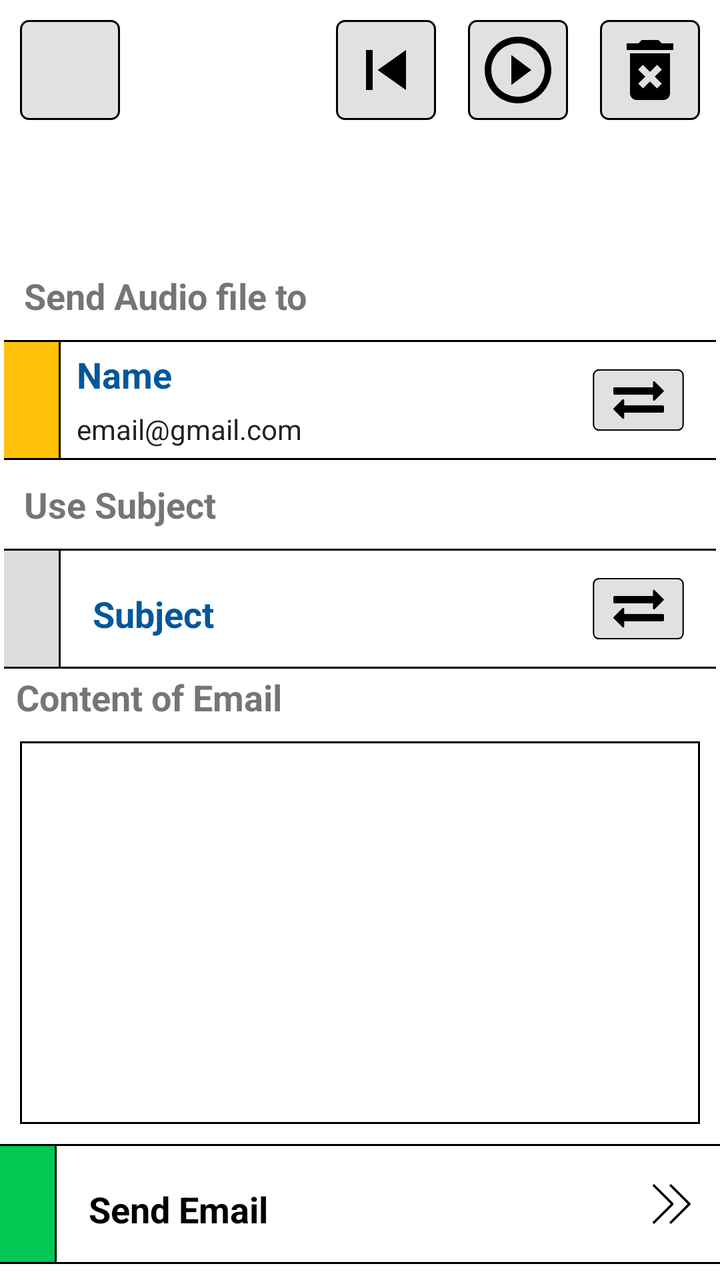
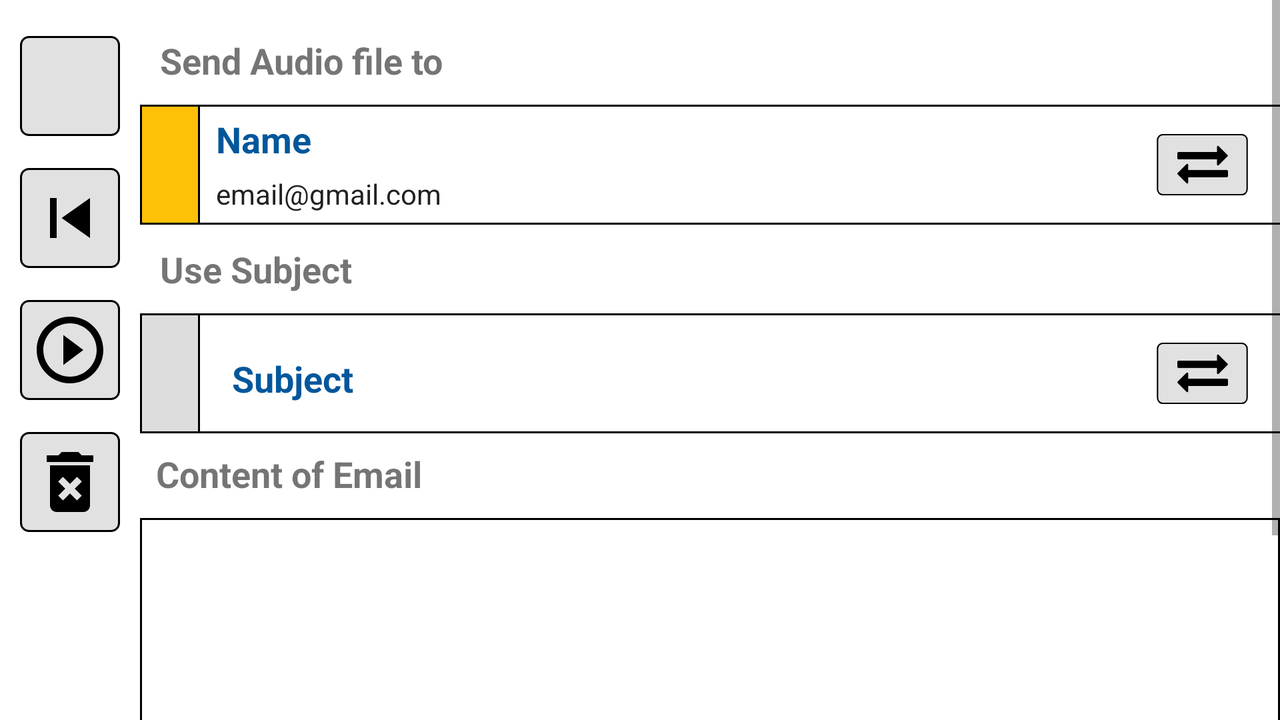

The same Android screen from two of the app's own layout files: first res/layout/ as a phone draws it, then the repository's variant for another configuration, drawn on a device whose configuration selects that folder. Both files follow.
<!-- AndroidManifest.xml: application theme AppTheme -->
<!-- res/layout/activity_send_email.xml -->
<?xml version="1.0" encoding="utf-8"?>

<LinearLayout xmlns:android="http://schemas.android.com/apk/res/android"
    xmlns:app="http://schemas.android.com/apk/res-auto"
    xmlns:tools="http://schemas.android.com/tools"
    android:layout_width="match_parent"
    android:layout_height="match_parent"
    android:orientation="vertical"
    tools:context="com.example.noman.myvoicerecorder.SendEmail">

    <RelativeLayout

        android:layout_width="match_parent"
        android:layout_height="0dp"
        android:layout_weight="1"
        android:layout_margin="2dp">

        <ImageButton
            android:id="@+id/btn_settings"
            android:layout_width="50dp"
            android:layout_height="50dp"
            android:layout_margin="8dp"
            android:src="@drawable/ic_menu_black_24dp"
            android:background="@drawable/bgbutton"/>
        <ImageButton
            android:id="@+id/btn_replay"
            android:layout_width="50dp"
            android:layout_height="50dp"
            android:layout_margin="8dp"
            android:layout_toLeftOf="@+id/btn_play"
            android:src="@drawable/ic_skip_previous_black_24dp"
            android:background="@drawable/bgbutton"/>
        <ImageButton
            android:id="@+id/btn_play"
            android:layout_width="50dp"
            android:layout_height="50dp"
            android:layout_margin="8dp"
            android:layout_toLeftOf="@+id/btn_delete"
            android:src="@drawable/ic_play_circle_outline_black_24dp"
            android:background="@drawable/bgbutton"/>
        <ImageButton
            android:id="@+id/btn_delete"
            android:layout_width="50dp"
            android:layout_height="50dp"
            android:layout_margin="8dp"
            android:layout_alignParentRight="true"
            android:src="@drawable/ic_delete_forever_black_24dp"
            android:background="@drawable/bgbutton" />
        <TextView
            android:id="@+id/txt_sendAudiofile"
            android:layout_width="wrap_content"
            android:layout_height="wrap_content"
            android:text="@string/send_audio_file_to"
            android:textSize="18dp"
            android:textStyle="bold"
            android:layout_margin="10dp"
            android:layout_above="@+id/rel_nameEmail"/>




        <RelativeLayout
            android:id="@+id/rel_nameEmail"
            android:layout_width="match_parent"
            android:background="@drawable/bglist"
            android:layout_above="@+id/txt_useSubject"
            android:layout_marginRight="-2dp"
            android:layout_marginLeft="-2dp"
            android:layout_height="60dp">

            <TextView
                android:id="@+id/txt_color"
                android:layout_width="30dp"
                android:layout_height="60dp"
                android:background="@drawable/bgtext"

                android:layout_alignParentLeft="true"
                android:layout_alignParentStart="true"
                android:visibility="visible" />

            <LinearLayout
                android:layout_width="match_parent"
                android:layout_height="55dp"
                android:orientation="vertical"
                android:layout_alignBottom="@+id/txt_color"
                android:layout_toEndOf="@+id/txt_color"
                android:layout_toRightOf="@+id/txt_color"
                android:weightSum="2"
                android:layout_centerVertical="true">
                <LinearLayout
                    android:layout_width="wrap_content"
                    android:layout_height="wrap_content"
                    android:layout_weight="1">

                    <TextView
                        android:id="@+id/txt_name"
                        android:layout_width="wrap_content"
                        android:layout_height="wrap_content"
                        android:textStyle="bold"
                        android:layout_marginLeft="8dp"
                        android:textSize="18sp"
                        android:text="@string/name"
                        android:textColor="#01579B" />
                </LinearLayout>


                <LinearLayout
                    android:layout_width="wrap_content"
                    android:layout_height="wrap_content"
                    android:layout_weight="1">

                    <TextView
                        android:id="@+id/txt_email"
                        android:layout_width="wrap_content"
                        android:layout_height="wrap_content"
                        android:text="email@gmail.com"
                        android:layout_marginLeft="8dp"
                        android:textColor="#212121" />
                </LinearLayout>

            </LinearLayout>
            <ImageButton
                android:id="@+id/btn_openRecipient"
                android:layout_width="65dp"
                android:layout_height="50dp"
                android:layout_centerVertical="true"
                android:layout_margin="8dp"
                android:scaleType="centerInside"
                android:scaleY=".7"
                android:scaleX=".7"
                android:padding="4dp"
                android:layout_alignParentRight="true"
                android:background="@drawable/bgbutton"
                android:src="@drawable/exchange_arrows"/>
        </RelativeLayout>

        <TextView
            android:id="@+id/txt_useSubject"
            android:layout_width="wrap_content"
            android:layout_height="wrap_content"
            android:text="@string/use_subject"
            android:textSize="18dp"
            android:textStyle="bold"
            android:layout_margin="10dp"
            android:layout_above="@+id/rel_subject"/>

        <RelativeLayout
            android:id="@+id/rel_subject"
            android:layout_width="match_parent"
            android:layout_alignParentBottom="true"
            android:background="@drawable/bglist"
            android:layout_marginRight="-2dp"
            android:layout_marginLeft="-2dp"
            android:layout_height="60dp">


            <TextView
                android:id="@+id/txt_colorsub"
                android:layout_width="30dp"
                android:layout_height="60dp"
                android:background="@drawable/bgtextgray"
                android:layout_alignParentLeft="true"
                android:layout_alignParentStart="true"
                android:visibility="visible" />

            <LinearLayout
                android:layout_width="match_parent"
                android:layout_height="55dp"
                android:gravity="center_vertical"
                android:paddingLeft="8dp"
                android:layout_alignBottom="@+id/txt_colorsub"
                android:layout_toEndOf="@+id/txt_colorsub"
                android:layout_toRightOf="@+id/txt_colorsub"
                android:layout_centerVertical="true">


                <TextView
                    android:id="@+id/txt_subjectTitle"
                    android:layout_width="wrap_content"
                    android:layout_height="wrap_content"
                    android:textStyle="bold"
                    android:layout_marginLeft="8dp"
                    android:textSize="18sp"
                    android:text="@string/subject"
                    android:textColor="#01579B" />


            </LinearLayout>
            <ImageButton
                android:id="@+id/btn_openAddSub"
                android:layout_width="65dp"
                android:layout_height="50dp"
                android:layout_centerVertical="true"
                android:layout_margin="8dp"
                android:scaleY=".7"
                android:scaleX=".7"
                android:padding="4dp"
                android:scaleType="centerInside"
                android:layout_alignParentRight="true"
                android:background="@drawable/bgbutton"
                android:src="@drawable/exchange_arrows"/>
        </RelativeLayout>



    </RelativeLayout>

    <TextView
        android:id="@+id/txt_contentofEmail"
        android:layout_width="wrap_content"
        android:layout_height="wrap_content"
        android:text="@string/content_of_email"
        android:layout_marginLeft="8dp"
        android:textSize="18dp"
        android:textStyle="bold" />

    <EditText
        android:id="@+id/et_emailContent"
        android:layout_width="match_parent"
        android:layout_height="wrap_content"
        android:background="@drawable/bglist"
        android:layout_margin="10dp"
        android:padding="10dp"
        android:gravity="top"

        android:minLines="8"
        android:maxLines="10"
        android:scrollbars="vertical"
        android:inputType="textMultiLine"/>

    <RelativeLayout
        android:id="@+id/rel_edittext"
        android:layout_width="match_parent"
        android:layout_alignParentBottom="true"
        android:background="@drawable/bglist"
        android:layout_marginBottom="8dp"
        android:layout_marginRight="-2dp"
        android:layout_marginLeft="-2dp"
        android:layout_height="60dp">


        <TextView
            android:id="@+id/txt_colorEt"
            android:layout_width="30dp"
            android:layout_height="60dp"
            android:background="@drawable/bgtextgreen"

            android:layout_alignParentLeft="true"
            android:layout_alignParentStart="true"
            android:visibility="visible" />

        <LinearLayout
            android:layout_width="match_parent"
            android:layout_height="55dp"
            android:gravity="center_vertical"
            android:paddingLeft="8dp"
            android:onClick="sendEmail"
            android:id="@+id/btn_send_email"

            android:layout_alignBottom="@+id/txt_colorEt"
            android:layout_toEndOf="@+id/txt_colorEt"
            android:layout_toRightOf="@+id/txt_colorEt"
            android:layout_centerVertical="true">


            <TextView
                android:id="@+id/txt_sendEmail"
                android:layout_width="wrap_content"
                android:layout_height="wrap_content"
                android:textStyle="bold"
                android:layout_marginLeft="8dp"
                android:textSize="18sp"
                android:text="@string/send_email"
                android:textColor="#000000" />


        </LinearLayout>
        <ImageView
            android:layout_width="20dp"
            android:layout_height="20dp"
            android:src="@drawable/fast_forward"
            android:layout_alignParentRight="true"
            android:layout_centerVertical="true"
            android:layout_marginRight="16dp"
            android:onClick="sendEmail"
            />
    </RelativeLayout>

    <ProgressBar
        android:layout_width="wrap_content"
        android:layout_height="100dp"
        android:visibility="gone"
        android:id="@+id/progressbar"
        />
</LinearLayout>
<!-- resources referenced by this layout -->
<resources>
  <!-- drawable bgbutton (drawable) -->
  <?xml version="1.0" encoding="utf-8"?>
  
  <shape android:shape="rectangle" xmlns:android="http://schemas.android.com/apk/res/android">
      <stroke android:color="#000000" android:width="1dp">
      </stroke>
      <solid android:color="#e1e1e1"/>
      <corners android:radius="4dp"/>
  
  
  
  </shape>
  <!-- drawable bglist (drawable) -->
  <?xml version="1.0" encoding="utf-8"?>
  
  <shape android:shape="rectangle" xmlns:android="http://schemas.android.com/apk/res/android">
      <stroke android:color="#000000"
          android:width="1dp" />
      <solid android:color="#ffffff"/>
  
  </shape>
  <!-- drawable bgtext (drawable) -->
  <?xml version="1.0" encoding="utf-8"?>
  
  <shape android:shape="rectangle" xmlns:android="http://schemas.android.com/apk/res/android">
      <stroke android:color="#000000" android:width="1dp">
      </stroke>
      <solid android:color="#FFC107"/>
  
  
  
  
  </shape>
  <!-- drawable bgtextgray (drawable) -->
  <?xml version="1.0" encoding="utf-8"?>
  
  <shape android:shape="rectangle" xmlns:android="http://schemas.android.com/apk/res/android">
      <stroke android:color="#000000" android:width="1dp">
      </stroke>
      <solid android:color="#DDDDDD"/>
  
  
  
  
  </shape>
  <!-- drawable bgtextgreen (drawable) -->
  <?xml version="1.0" encoding="utf-8"?>
  
  <shape android:shape="rectangle" xmlns:android="http://schemas.android.com/apk/res/android">
      <stroke android:color="#000000" android:width="1dp">
      </stroke>
      <solid android:color="#00C853"/>
  
  
  
  
  </shape>
  <!-- drawable exchange_arrows: png bitmap (drawable, 1138 bytes) -->
  <!-- drawable fast_forward: png bitmap (drawable, 1582 bytes) -->
  <!-- drawable ic_delete_forever_black_24dp (drawable) -->
  <vector xmlns:android="http://schemas.android.com/apk/res/android"
          android:width="40dp"
          android:height="40dp"
          android:viewportWidth="24.0"
          android:viewportHeight="24.0">
      <path
          android:fillColor="#FF000000"
          android:pathData="M6,19c0,1.1 0.9,2 2,2h8c1.1,0 2,-0.9 2,-2L18,7L6,7v12zM8.46,11.88l1.41,-1.41L12,12.59l2.12,-2.12 1.41,1.41L13.41,14l2.12,2.12 -1.41,1.41L12,15.41l-2.12,2.12 -1.41,-1.41L10.59,14l-2.13,-2.12zM15.5,4l-1,-1h-5l-1,1L5,4v2h14L19,4z"/>
  </vector>
  <!-- drawable ic_play_circle_outline_black_24dp (drawable) -->
  <vector xmlns:android="http://schemas.android.com/apk/res/android"
          android:width="40dp"
          android:height="40dp"
          android:viewportWidth="24.0"
          android:viewportHeight="24.0">
      <path
          android:fillColor="#FF000000"
          android:pathData="M10,16.5l6,-4.5 -6,-4.5v9zM12,2C6.48,2 2,6.48 2,12s4.48,10 10,10 10,-4.48 10,-10S17.52,2 12,2zM12,20c-4.41,0 -8,-3.59 -8,-8s3.59,-8 8,-8 8,3.59 8,8 -3.59,8 -8,8z"/>
  </vector>
  <!-- drawable ic_skip_previous_black_24dp (drawable) -->
  <vector xmlns:android="http://schemas.android.com/apk/res/android"
          android:width="40dp"
          android:height="40dp"
          android:viewportWidth="24.0"
          android:viewportHeight="24.0">
      <path
          android:fillColor="#FF000000"
          android:pathData="M6,6h2v12L6,18zM9.5,12l8.5,6L18,6z"/>
  </vector>
  <string name="content_of_email">Content of Email</string>
  <string name="name">Name</string>
  <string name="send_audio_file_to">Send Audio file to</string>
  <string name="send_email">Send Email</string>
  <string name="subject">Subject</string>
  <string name="use_subject">Use Subject</string>
</resources>
<!-- res/layout-land/activity_send_email.xml (the repository's variant of the layout above) -->
<!-- drawn on the phone turned sideways -->
<?xml version="1.0" encoding="utf-8"?>

<RelativeLayout xmlns:android="http://schemas.android.com/apk/res/android"
    xmlns:app="http://schemas.android.com/apk/res-auto"
    xmlns:tools="http://schemas.android.com/tools"
    android:layout_width="match_parent"
    android:layout_height="match_parent"
    tools:context="com.example.noman.myvoicerecorder.SendEmail">

    <LinearLayout
        android:orientation="vertical"
        android:layout_width="wrap_content"
        android:layout_height="wrap_content"
        android:id="@+id/menu_buttons"
        android:paddingTop="8dp"
        android:layout_margin="2dp">

        <ImageButton
            android:id="@+id/btn_settings"
            android:layout_width="50dp"
            android:layout_height="50dp"
            android:layout_margin="8dp"
            android:src="@drawable/ic_menu_black_24dp"
            android:background="@drawable/bgbutton"/>
        <ImageButton
            android:id="@+id/btn_replay"
            android:layout_width="50dp"
            android:layout_height="50dp"
            android:layout_margin="8dp"
            android:layout_toLeftOf="@+id/btn_play"
            android:src="@drawable/ic_skip_previous_black_24dp"
            android:background="@drawable/bgbutton"/>
        <ImageButton
            android:id="@+id/btn_play"
            android:layout_width="50dp"
            android:layout_height="50dp"
            android:layout_margin="8dp"
            android:layout_toLeftOf="@+id/btn_delete"
            android:src="@drawable/ic_play_circle_outline_black_24dp"
            android:background="@drawable/bgbutton"/>
        <ImageButton
            android:id="@+id/btn_delete"
            android:layout_width="50dp"
            android:layout_height="50dp"
            android:layout_margin="8dp"
            android:layout_alignParentRight="true"
            android:src="@drawable/ic_delete_forever_black_24dp"
            android:background="@drawable/bgbutton" />



    </LinearLayout>

    <ScrollView
    android:layout_width="match_parent"
    android:layout_height="wrap_content"
    android:layout_toRightOf="@+id/menu_buttons"
    >
    <LinearLayout
        android:layout_width="match_parent"
        android:layout_height="match_parent"
        android:layout_marginTop="8dp"
        android:orientation="vertical"
        >
        <TextView
            android:id="@+id/txt_sendAudiofile"
            android:layout_width="wrap_content"
            android:layout_height="wrap_content"
            android:text="@string/send_audio_file_to"
            android:textSize="18dp"
            android:textStyle="bold"
            android:layout_margin="10dp"
            android:layout_above="@+id/rel_nameEmail"/>




        <RelativeLayout
            android:id="@+id/rel_nameEmail"
            android:layout_width="match_parent"
            android:background="@drawable/bglist"
            android:layout_above="@+id/txt_useSubject"
            android:layout_marginRight="-2dp"
            android:layout_height="60dp">

            <TextView
                android:id="@+id/txt_color"
                android:layout_width="30dp"
                android:layout_height="60dp"
                android:background="@drawable/bgtext"

                android:layout_alignParentLeft="true"
                android:layout_alignParentStart="true"
                android:visibility="visible" />

            <LinearLayout
                android:layout_width="match_parent"
                android:layout_height="55dp"
                android:orientation="vertical"
                android:layout_alignBottom="@+id/txt_color"
                android:layout_toEndOf="@+id/txt_color"
                android:layout_toRightOf="@+id/txt_color"
                android:weightSum="2"
                android:layout_centerVertical="true">
                <LinearLayout
                    android:layout_width="wrap_content"
                    android:layout_height="wrap_content"
                    android:layout_weight="1">

                    <TextView
                        android:id="@+id/txt_name"
                        android:layout_width="wrap_content"
                        android:layout_height="wrap_content"
                        android:textStyle="bold"
                        android:layout_marginLeft="8dp"
                        android:textSize="18sp"
                        android:text="@string/name"
                        android:textColor="#01579B" />
                </LinearLayout>


                <LinearLayout
                    android:layout_width="wrap_content"
                    android:layout_height="wrap_content"
                    android:layout_weight="1">

                    <TextView
                        android:id="@+id/txt_email"
                        android:layout_width="wrap_content"
                        android:layout_height="wrap_content"
                        android:text="email@gmail.com"
                        android:layout_marginLeft="8dp"
                        android:textColor="#212121" />
                </LinearLayout>

            </LinearLayout>
            <ImageButton
                android:id="@+id/btn_openRecipient"
                android:layout_width="65dp"
                android:layout_height="50dp"
                android:layout_centerVertical="true"
                android:layout_margin="8dp"
                android:scaleType="centerInside"
                android:scaleY=".7"
                android:scaleX=".7"
                android:padding="4dp"
                android:layout_alignParentRight="true"
                android:background="@drawable/bgbutton"
                android:src="@drawable/exchange_arrows"/>
        </RelativeLayout>

        <TextView
            android:id="@+id/txt_useSubject"
            android:layout_width="wrap_content"
            android:layout_height="wrap_content"
            android:text="@string/use_subject"
            android:textSize="18dp"
            android:textStyle="bold"
            android:layout_margin="10dp"
            android:layout_above="@+id/rel_subject"/>

        <RelativeLayout
            android:id="@+id/rel_subject"
            android:layout_width="match_parent"
            android:layout_alignParentBottom="true"
            android:background="@drawable/bglist"
            android:layout_marginRight="-2dp"

            android:layout_height="60dp">


            <TextView
                android:id="@+id/txt_colorsub"
                android:layout_width="30dp"
                android:layout_height="60dp"
                android:background="@drawable/bgtextgray"
                android:layout_alignParentLeft="true"
                android:layout_alignParentStart="true"
                android:visibility="visible" />

            <LinearLayout
                android:layout_width="match_parent"
                android:layout_height="55dp"
                android:gravity="center_vertical"
                android:paddingLeft="8dp"
                android:layout_alignBottom="@+id/txt_colorsub"
                android:layout_toEndOf="@+id/txt_colorsub"
                android:layout_toRightOf="@+id/txt_colorsub"
                android:layout_centerVertical="true">


                <TextView
                    android:id="@+id/txt_subjectTitle"
                    android:layout_width="wrap_content"
                    android:layout_height="wrap_content"
                    android:textStyle="bold"
                    android:layout_marginLeft="8dp"
                    android:textSize="18sp"
                    android:text="@string/subject"
                    android:textColor="#01579B" />


            </LinearLayout>
            <ImageButton
                android:id="@+id/btn_openAddSub"
                android:layout_width="65dp"
                android:layout_height="50dp"
                android:layout_centerVertical="true"
                android:layout_margin="8dp"
                android:scaleY=".7"
                android:scaleX=".7"
                android:padding="4dp"
                android:scaleType="centerInside"
                android:layout_alignParentRight="true"
                android:background="@drawable/bgbutton"
                android:src="@drawable/exchange_arrows"/>
        </RelativeLayout>

        <TextView
            android:id="@+id/txt_contentofEmail"
            android:layout_width="wrap_content"
            android:layout_height="wrap_content"
            android:text="@string/content_of_email"
            android:layout_marginLeft="8dp"
            android:layout_marginTop="8dp"
            android:textSize="18dp"
            android:textStyle="bold" />

        <EditText
            android:id="@+id/et_emailContent"
            android:layout_width="match_parent"
            android:layout_height="wrap_content"
            android:background="@drawable/bglist"
            android:layout_marginTop="10dp"
            android:padding="10dp"
            android:gravity="top"

            android:minLines="6"
            android:maxLines="10"
            android:scrollbars="vertical"
            android:inputType="textMultiLine"/>

        <RelativeLayout
            android:id="@+id/rel_edittext"
            android:layout_width="match_parent"
            android:layout_alignParentBottom="true"
            android:background="@drawable/bglist"
            android:layout_marginBottom="8dp"
            android:layout_marginRight="-2dp"
            android:layout_marginTop="8dp"
            android:layout_height="60dp">


            <TextView
                android:id="@+id/txt_colorEt"
                android:layout_width="30dp"
                android:layout_height="60dp"
                android:background="@drawable/bgtextgreen"

                android:layout_alignParentLeft="true"
                android:layout_alignParentStart="true"
                android:visibility="visible" />

            <LinearLayout
                android:layout_width="match_parent"
                android:layout_height="55dp"
                android:gravity="center_vertical"
                android:paddingLeft="8dp"
                android:id="@+id/btn_send_email"
                android:onClick="sendEmail"
                android:layout_alignBottom="@+id/txt_colorEt"
                android:layout_toEndOf="@+id/txt_colorEt"
                android:layout_toRightOf="@+id/txt_colorEt"
                android:layout_centerVertical="true">


                <TextView
                    android:id="@+id/txt_sendEmail"
                    android:layout_width="wrap_content"
                    android:layout_height="wrap_content"
                    android:textStyle="bold"
                    android:layout_marginLeft="8dp"
                    android:textSize="18sp"
                    android:text="@string/send_email"
                    android:textColor="#000000" />


            </LinearLayout>
            <ImageView
                android:layout_width="20dp"
                android:layout_height="20dp"
                android:src="@drawable/fast_forward"
                android:layout_alignParentRight="true"
                android:layout_centerVertical="true"
                android:layout_marginRight="16dp"
                android:onClick="sendEmail"
                />
        </RelativeLayout>

        <ProgressBar
            android:layout_width="wrap_content"
            android:layout_height="100dp"
            android:visibility="gone"
            android:id="@+id/progressbar"
            />
    </LinearLayout>
</ScrollView>

</RelativeLayout>
